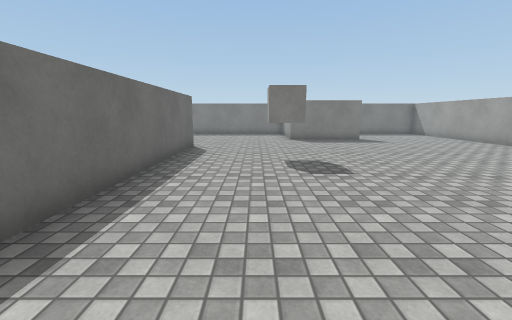
[1] (above)

18 first-person views from a walk through a scene from a Unity 3-D project. The camera is 1.3 m above the floor, tilts 10° down and sees 90° across. The floor is counted in squares, 1 m on a side. Each view is taken from the middle of a square. On the plan, view 1 faces up. The plan holds only what a view shows up to about 13 squares ahead; the rest is blank. The player is left out. Surface patterns are stand-ins for the level's own textures.

[2]
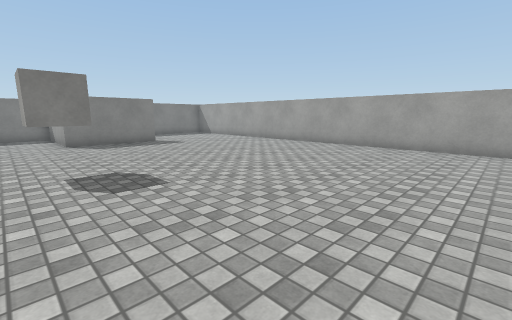

[3]
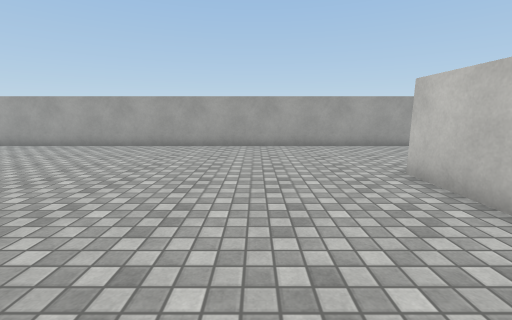

[4]
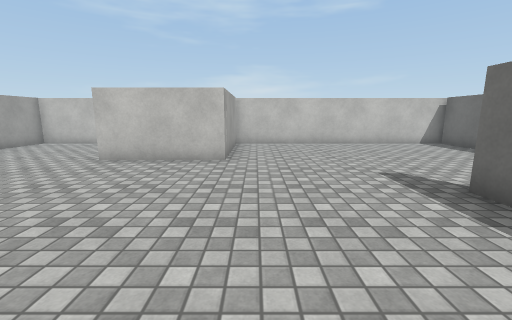

[5]
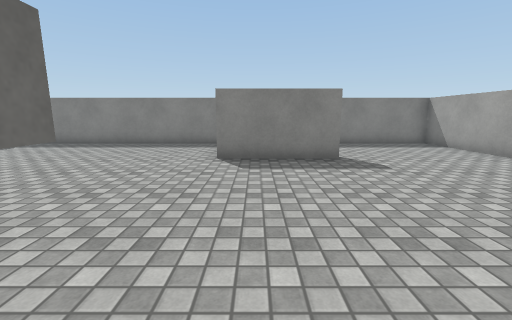

[6]
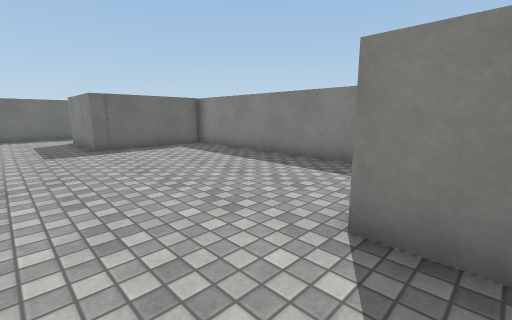

[7]
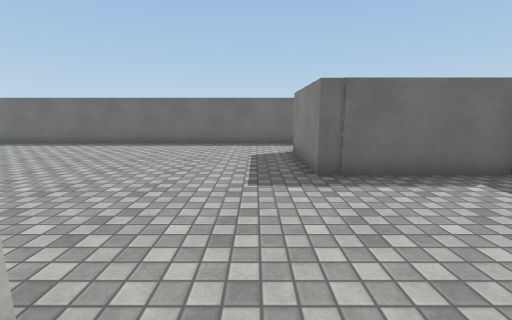

[8]
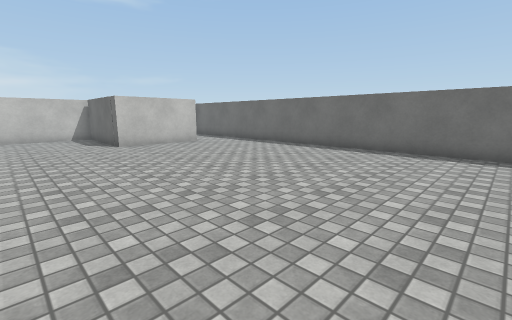

[9]
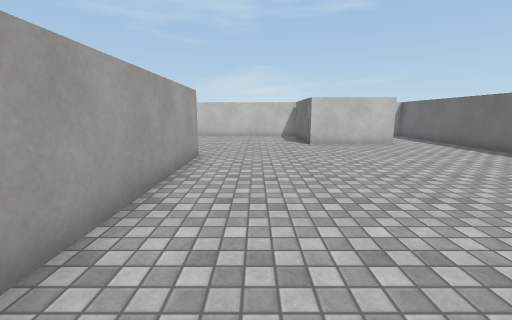

[10]
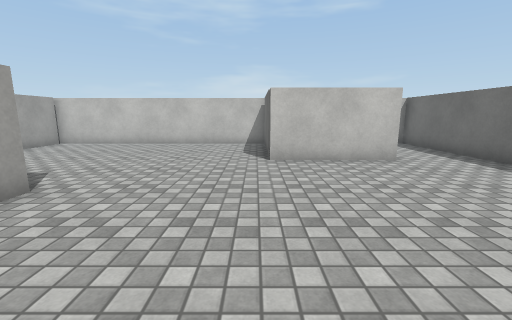

[11]
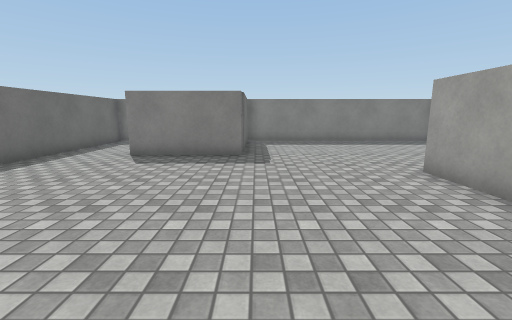

[12]
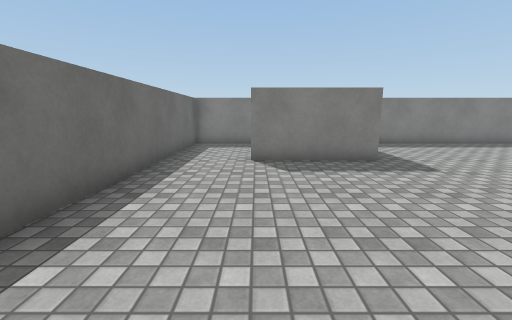

[13]
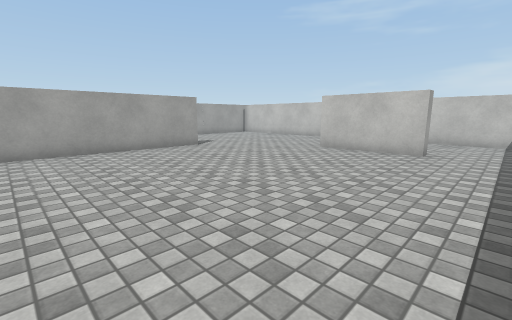

[14]
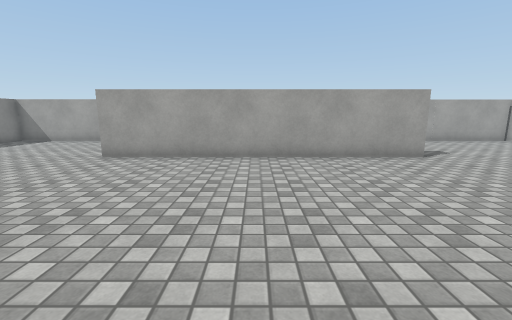

[15]
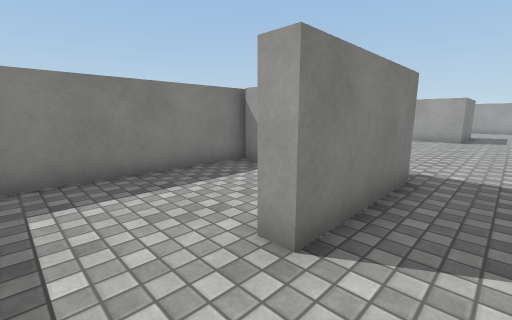

[16]
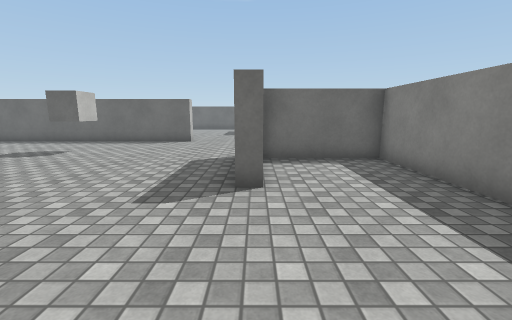

[17]
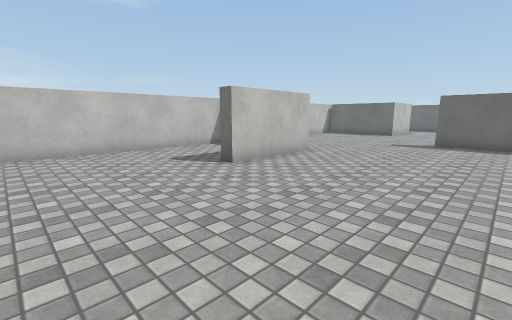

[18]
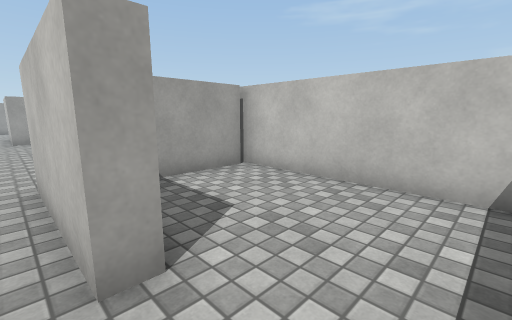

### Floor plan
Points are (right, up) in squares from view 1. A wall is a line through its corners. A room is listed if a view was taken in it or the views show most of it. See-through windows are left out.
Room 1 (views 1, 2, 3, 4, 5, 6, 7, 8, 9, 10, 11, 12, 13, 14, 15, 16, 17)
walls: (-3.1, 0.8) (-3.1, 10.8) (-2.6, 10.8) (-2.6, 0.8); (5.5, 14.2) (5.5, 13.6) (1.9, 13.6) (1.9, 17.7) (-8, 17.7); (-11.1, -2.3) (-7.4, -2.3) (-7.4, -6.6); (-7.4, 17.6) (-7.4, 13.3) (-11.1, 13.3) (-11.1, 13.9); (2.5, -6.8) (10.8, -6.8) (10.8, 17.7) (2.3, 17.7) (2.3, 14.1); (-8, -6.8) (1.9, -6.8) (1.9, -2.3) (5.5, -2.3) (5.5, -2.9); (-13.7, 14.4) (-13.7, -1.6)
ways out: opening at (-12.5, -2.5) to room 2; opening at (-12.5, 13.5) to room 3
objects: cube (0, 7) to (1, 8)
Room 2 (view 18)
walls: (-11.1, -2.9) (-11.1, -2.3); (-13.7, -1.6) (-13.7, -6.8) (-8, -6.8); (-7.9, -6.6) (-7.9, -4.2)
ways out: opening at (-12.5, -2.5) to room 1
Room 3 (no view inside)
walls: (-7.9, 17) (-7.9, 17.5); (-8, 17.7) (-13.7, 17.7) (-13.7, 14.4)
ways out: opening at (-12.5, 13.5) to room 1

Where each view was taken, in squares from view 1:
view 1: 0 up, 0 right, facing up
view 2: 1 up, 0 right, facing up-right
view 3: 1 up, 0 right, facing right
view 4: 5 up, 1 right, facing down
view 5: 6 up, 3 right, facing up
view 6: 11 up, 3 right, facing up-left
view 7: 12 up, 2 left, facing left
view 8: 9 up, 4 left, facing down-left
view 9: 9 up, 5 left, facing down
view 10: 5 up, 7 left, facing down
view 11: 5 up, 7 left, facing up
view 12: 6 up, 11 left, facing up
view 13: 7 up, 13 left, facing down-right
view 14: 6 up, 11 left, facing right
view 15: 12 up, 13 left, facing up-right
view 16: 14 up, 10 right, facing left
view 17: 3 up, 10 right, facing down-left
view 18: 2 down, 13 left, facing down-right
